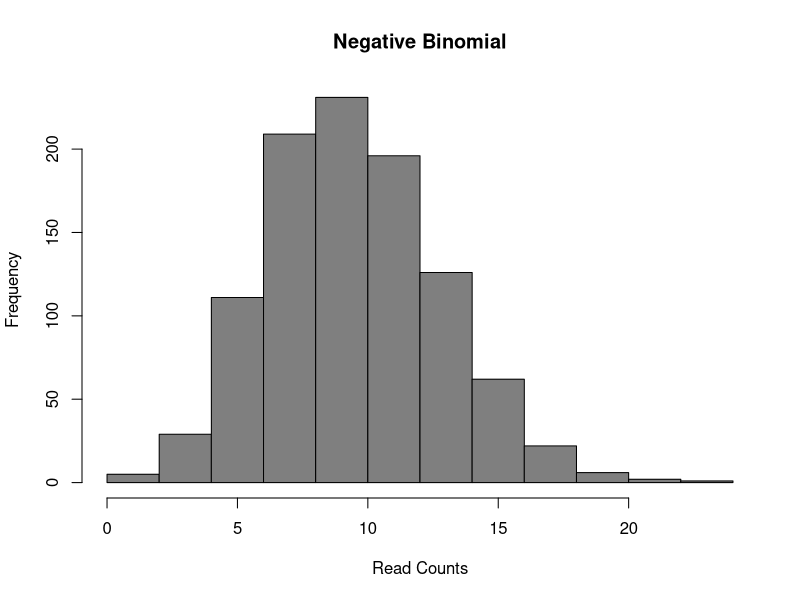
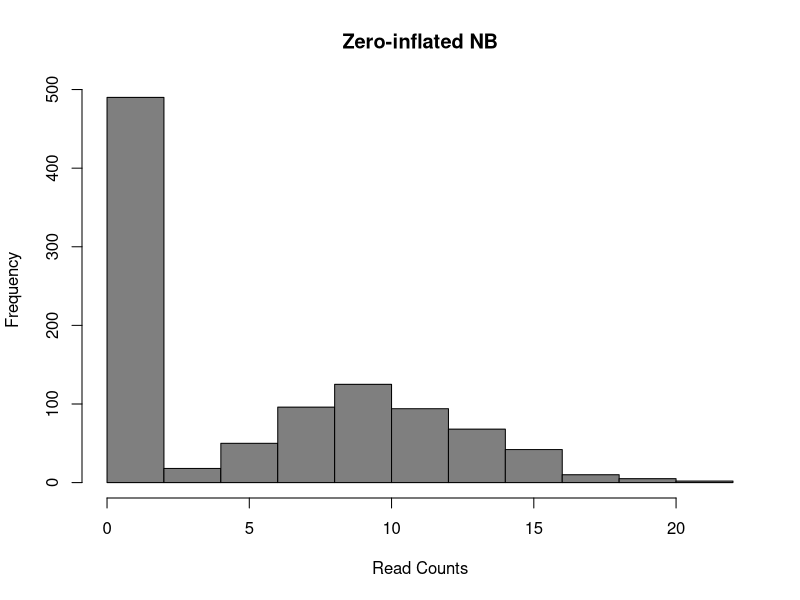
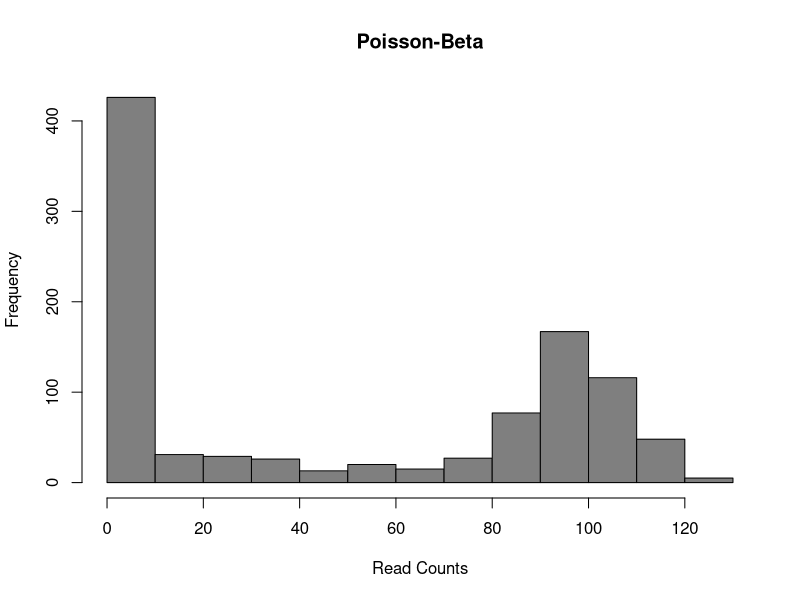

The R source for these figures, in order:
## ---- chunk 1
library(knitr)
opts_chunk$set(cache = TRUE, fig.align = "center")
## ---- chunk 2
set.seed(1)
hist(
    rnbinom(
        1000, 
        mu = 10, 
        size = 100), 
    col = "grey50", 
    xlab = "Read Counts", 
    main = "Negative Binomial"
)
## ---- chunk 3
d <- 0.5;
counts <- rnbinom(
    1000, 
    mu = 10, 
    size = 100
)
counts[runif(1000) < d] <- 0
hist(
    counts, 
    col = "grey50", 
    xlab = "Read Counts", 
    main = "Zero-inflated NB"
)
## ---- chunk 4
a <- 0.1
b <- 0.1
g <- 100
lambdas <- rbeta(1000, a, b)
counts <- sapply(g*lambdas, function(l) {rpois(1, lambda = l)})
hist(
    counts, 
    col = "grey50", 
    xlab = "Read Counts", 
    main = "Poisson-Beta"
)
